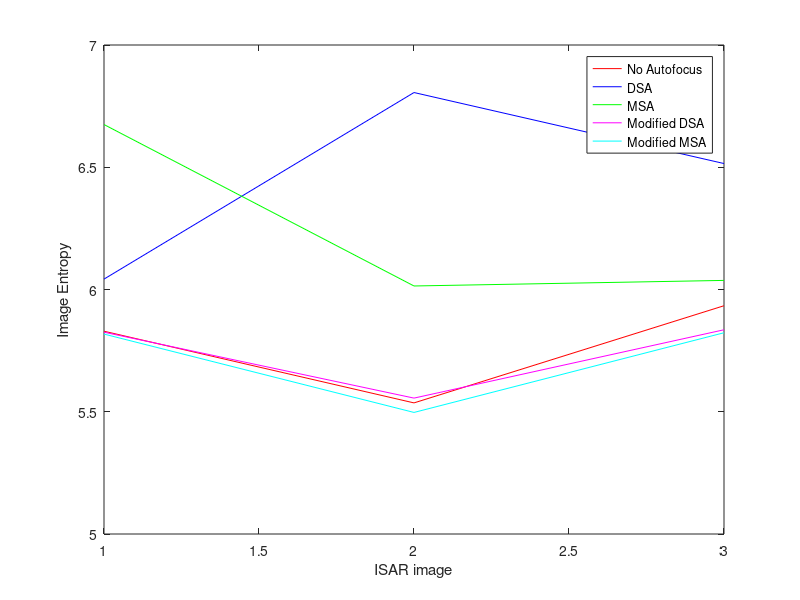

Here is the MATLAB script that generated this plot: (Note: this script raises an error after producing the figure.)
%This file generates all the comparison plots discussed in the Comparison
%of Algorithms section in the report (Chapter 8)
clear all
close all

%Spanish dataset comparison 
Spanish_ISARimages = [1 2 3]; 
noAuto_Spanish_IE = [5.8294 5.5362 5.9336];
noAuto_Spanish_IC = [50.4345 73.2605 51.5562];

DSA_Spanish_IE = [6.0425 6.8056 6.5152];
DSA_Spanish_IC = [49.3827 45.3526 48.3100];

Yuan_Spanish_IE = [6.6747 6.0144 6.0372];
Yuan_Spanish_IC = [38.7201 71.3585 63.9173];

modDSA_Spanish_IE = [5.8254 5.5558 5.8353];
modDSA_Spanish_IC = [51.3751 70.8210 58.6858];

modYuan_Spanish_IE = [5.8177 5.4972 5.8231];
modYuan_Spanish_IC = [51.6238 81.1219 66.9051];


%IE Spanish data plots
%IE comparison for all algorithms
figure
plot(Spanish_ISARimages, noAuto_Spanish_IE, 'r');
hold on 
plot(Spanish_ISARimages, DSA_Spanish_IE, 'b');
hold on
plot(Spanish_ISARimages,Yuan_Spanish_IE,'g');
hold on 
plot(Spanish_ISARimages, modDSA_Spanish_IE,'m');
hold on
plot(Spanish_ISARimages,modYuan_Spanish_IE,'c');
hold off
xlabel('ISAR image');
ylabel('Image Entropy');
legend('No Autofocus','DSA','MSA','Modified DSA', 'Modified MSA');
ax = gca;
ax.XTick = unique( round(ax.XTick) );

%IE for Yuan MSA and Haywood DSA
figure
plot(Spanish_ISARimages, noAuto_Spanish_IE, 'r');
hold on
plot(Spanish_ISARimages, DSA_Spanish_IE, 'b');
hold on
plot(Spanish_ISARimages,Yuan_Spanish_IE,'g');
hold off
xlabel('ISAR image');
ylabel('Image Entropy');
legend('No Autofocus','DSA','MSA');
ax = gca;
ax.XTick = unique( round(ax.XTick) );


%IE for modMSA and modDSA
figure
plot(Spanish_ISARimages, noAuto_Spanish_IE, 'r');
hold on
plot(Spanish_ISARimages, modDSA_Spanish_IE, 'b');
hold on
plot(Spanish_ISARimages,modYuan_Spanish_IE,'g');
hold off
xlabel('ISAR image');
ylabel('Image Entropy');
legend('No Autofocus','Modified DSA','Modified MSA');
ax = gca;
ax.XTick = unique( round(ax.XTick) );



%-----------------------------------------------------------------------------------------------------------------

%IC Spanish data plots

%IC comparison for all algorithms
figure
plot(Spanish_ISARimages, noAuto_Spanish_IC, 'r');
hold on 
plot(Spanish_ISARimages, DSA_Spanish_IC, 'b');
hold on
plot(Spanish_ISARimages,Yuan_Spanish_IC,'g');
hold on 
plot(Spanish_ISARimages, modDSA_Spanish_IC,'m');
hold on
plot(Spanish_ISARimages,modYuan_Spanish_IC,'c');
hold off
xlabel('ISAR image');
ylabel('Image Contrast');
legend('No Autofocus','DSA','MSA','Modified DSA', 'Modified MSA');
ax = gca;
ax.XTick = unique( round(ax.XTick) );

%IC for Yuan MSA and Haywood DSA
figure
plot(Spanish_ISARimages, noAuto_Spanish_IC, 'r');
hold on
plot(Spanish_ISARimages, DSA_Spanish_IC, 'b');
hold on
plot(Spanish_ISARimages,Yuan_Spanish_IC,'g');
hold off
xlabel('ISAR image');
ylabel('Image Contrast');
legend('No Autofocus','DSA autofocus','MSA autofocus');
ax = gca;
ax.XTick = unique( round(ax.XTick) );


%IC for modMSA and modDSA
figure
plot(Spanish_ISARimages, noAuto_Spanish_IC, 'r');
hold on
plot(Spanish_ISARimages, modDSA_Spanish_IC, 'b');
hold on
plot(Spanish_ISARimages,modYuan_Spanish_IC,'g');
hold off
xlabel('ISAR image');
ylabel('Image Contrast');
legend('No Autofocus','Modified DSA','Modified MSA');
ax = gca;
ax.XTick = unique( round(ax.XTick) );




%--------------------------------------------------------------------------------------------------------------------------


%CSIR dataset

CSIR_ISARimages = [1 2 3 4 5 6 7]; 
noAuto_CSIR_IE = [5.9242 5.1557 5.5470 6.0481 6.0656 6.0448 6.0132];
noAuto_CSIR_IC = [6.7027 10.6515 10.6169 6.6226 6.5958 6.7240 6.7498];

DSA_CSIR_IE = [5.6715 5.2063 5.4811 5.6596 5.3380 5.3505 5.1955];
DSA_CSIR_IC = [7.9858 10.4235 11.6434 8.9858 10.0338 12.8454 12.6805];

Yuan_CSIR_IE = [5.3244 5.2648 5.9592 5.5618 5.7258 5.3336 5.6113];
Yuan_CSIR_IC = [10.0633 9.7532 9.9283 11.9138 10.3798 13.1761 11.5400];

modDSA_CSIR_IE = [5.4958 4.6587 5.4811 5.3598 5.2639 5.3505 5.1955];
modDSA_CSIR_IC = [8.6913 16.0796 11.6434 13.2367 14.2504 12.8454 12.6805];

modYuan_CSIR_IE = [5.3126 5.1322 5.4749 5.5169 5.5197 5.3110 5.1742];
modYuan_CSIR_IC = [10.2218 10.8939 11.5389 11.7271 11.1589 13.3557 13.0271];


%IE CSIR data plots
%IE comparison for all algorithms
figure
plot(CSIR_ISARimages, noAuto_CSIR_IE, 'r');
hold on 
plot(CSIR_ISARimages, DSA_CSIR_IE, 'b');
hold on
plot(CSIR_ISARimages,Yuan_CSIR_IE,'g');
hold on 
plot(CSIR_ISARimages, modDSA_CSIR_IE,'m');
hold on
plot(CSIR_ISARimages,modYuan_CSIR_IE,'c');
hold off
xlabel('ISAR image');
ylabel('Image Entropy');
legend('No Autofocus','DSA','MSA','Modified DSA', 'Modified MSA');

%IE for Yuan MSA and Haywood DSA
figure
plot(CSIR_ISARimages, noAuto_CSIR_IE, 'r');
hold on
plot(CSIR_ISARimages, DSA_CSIR_IE, 'b');
hold on
plot(CSIR_ISARimages,Yuan_CSIR_IE,'g');
hold off
xlabel('ISAR image');
ylabel('Image Entropy');
legend('No Autofocus','DSA','MSA');


%IE for modMSA and modDSA
figure
plot(CSIR_ISARimages, noAuto_CSIR_IE, 'r');
hold on
plot(CSIR_ISARimages, modDSA_CSIR_IE, 'b');
hold on
plot(CSIR_ISARimages,modYuan_CSIR_IE,'g');
hold off
xlabel('ISAR image');
ylabel('Image Entropy');
legend('No Autofocus','Modified DSA','Modified MSA');
%-------------------------------------------------------------------------------------------------------------------------

%IC plots

%IC comparison for all algorithms
figure
plot(CSIR_ISARimages, noAuto_CSIR_IC, 'r');
hold on 
plot(CSIR_ISARimages, DSA_CSIR_IC, 'b');
hold on
plot(CSIR_ISARimages,Yuan_CSIR_IC,'g');
hold on 
plot(CSIR_ISARimages, modDSA_CSIR_IC,'m');
hold on
plot(CSIR_ISARimages,modYuan_CSIR_IC,'c');
hold off
xlabel('ISAR image');
ylabel('Image Contrast');
legend('No Autofocus','DSA','MSA','Modified DSA', 'Modified MSA');

%IC for Yuan MSA and Haywood DSA
figure
plot(CSIR_ISARimages, noAuto_CSIR_IC, 'r');
hold on
plot(CSIR_ISARimages, DSA_CSIR_IC, 'b');
hold on
plot(CSIR_ISARimages,Yuan_CSIR_IC,'g');
hold off
xlabel('ISAR image');
ylabel('Image Contrast');
legend('No Autofocus','DSA','MSA');


%IC for modMSA and modDSA
figure
plot(CSIR_ISARimages, noAuto_CSIR_IC, 'r');
hold on
plot(CSIR_ISARimages, modDSA_CSIR_IC, 'b');
hold on
plot(CSIR_ISARimages,modYuan_CSIR_IC,'g');
hold off
xlabel('ISAR image');
ylabel('Image Contrast');
legend('No Autofocus','Modified DSA','Modified MSA');
